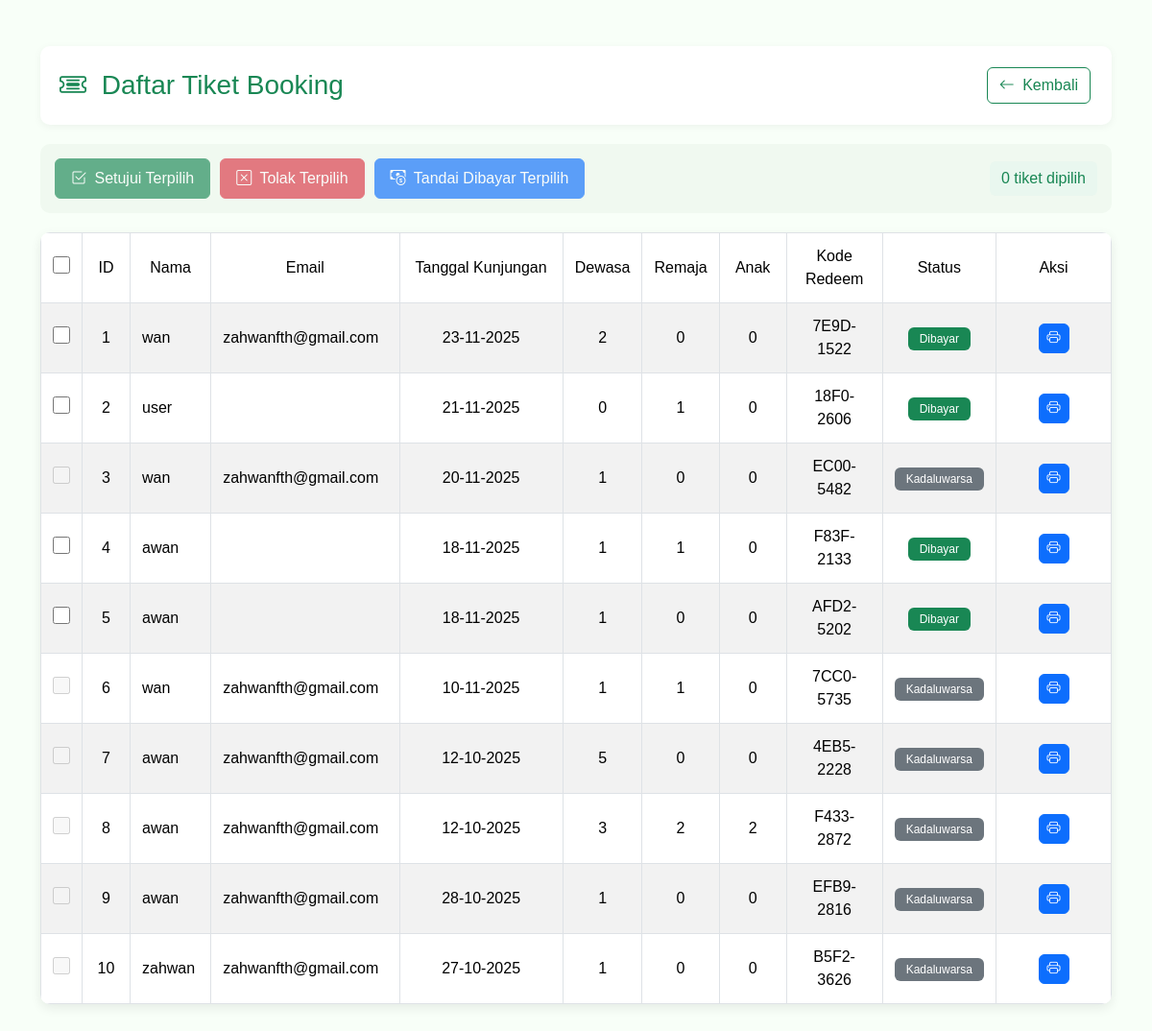
/admin/tiket_list.php (signed in), run on the app's committed database.
### tables this page shows
CREATE TABLE `booking` (
  `id` int NOT NULL,
  `nama_pengunjung` varchar(100) NOT NULL,
  `email` varchar(100) DEFAULT NULL,
  `tanggal_kunjungan` date NOT NULL,
  `jumlah_dewasa` int DEFAULT '0',
  `jumlah_anak` int DEFAULT '0',
  `jumlah_remaja` int DEFAULT '0',
  `total_harga` int NOT NULL,
  `catatan` text,
  `tanggal_booking` timestamp NULL DEFAULT CURRENT_TIMESTAMP,
  `status` varchar(20) NOT NULL DEFAULT 'dibooking',
  `kode_redeem` varchar(20) DEFAULT NULL
);

### admin/tiket_list.php (the view, shortened to what this page needs)
<?php
include "../database/conn.php";
$query = "SELECT * FROM booking ORDER BY tanggal_booking DESC";
$result = $conn->query($query);
?>
<!DOCTYPE html>
<html lang="id">
<head>
    <?php include '../bootstrap.php'; ?>
</head>
<body>
    <div class="container my-5">
        <div class="page-header d-flex justify-content-between align-items-center">
            <h3 class="text-success mb-0"><i class="bi bi-ticket-detailed me-2"></i> Daftar Tiket Booking</h3>
            <a href="dashboard.php" class="btn btn-outline-success btn-action">
                <i class="bi bi-arrow-left me-1"></i> Kembali
            </a>
        </div>
        <form method="POST" action="proses_tiket.php" id="ticketForm">
            <div class="mass-action-bar">
                <button type="submit" name="aksi" value="acc_selected" class="btn btn-success" id="approveSelected"
                    disabled>
                    <i class="bi bi-check2-square me-1"></i> Setujui Terpilih
                </button>
                <button type="submit" name="aksi" value="dec_selected" class="btn btn-danger" id="rejectSelected"
                    disabled>
                    <i class="bi bi-x-square me-1"></i> Tolak Terpilih
                </button>
                <button type="submit" name="aksi" value="paid_selected" class="btn btn-primary" id="paidSelected"
                    disabled>
                    <i class="bi bi-cash-coin me-1"></i> Tandai Dibayar Terpilih
                </button>
                <div class="selected-count" id="selectedCount">0 tiket dipilih</div>
            </div>
            <div class="card">
                <div class="table-responsive">
                    <table class="table table-bordered table-striped align-middle mb-0">
                        <thead>
                            <tr class="text-center">
                                <th width="40px">
                                    <input type="checkbox" id="checkAll" class="custom-checkbox">
                                </th>
                                <th width="50px">ID</th>
                                <th>Nama</th>
                                <th>Email</th>
                                <th>Tanggal Kunjungan</th>
                                <th width="70px">Dewasa</th>
                                <th width="70px">Remaja</th>
                                <th width="70px">Anak</th>
                                <th width="100px">Kode Redeem</th>
                                <th width="100px">Status</th>
                                <th width="120px">Aksi</th>
                            </tr>
                        </thead>
                        <tbody>
                            <?php if ($result && $result->num_rows > 0): ?>
                                <?php $no = 1;  ?>
                                <?php while ($row = $result->fetch_assoc()): ?>
                                    <tr>
                                        <td class="text-center">
                                            <?php $s = $row['status']; $eligible = !in_array($s, ['kadaluwarsa','dibatalkan']); ?>
                                            <input type="checkbox" name="selected_ids[]" value="<?= $row['id']; ?>"
                                                class="ticket-checkbox custom-checkbox <?= $eligible ? 'eligible' : 'ineligible' ?>"
                                                data-status="<?= htmlspecialchars($s) ?>" <?= $eligible ? '' : 'disabled' ?>>
                                        </td>
                                        <td class="text-center"><?= $no++; ?></td>
                                       <td><?= htmlspecialchars($row['nama_pengunjung'] ?? ''); ?></td>
                                        <td><?= htmlspecialchars($row['email'] ?? ''); ?></td>
                                        <td class="text-center"><?= date('d-m-Y', strtotime($row['tanggal_kunjungan'])); ?></td>
                                        <td class="text-center"><?= $row['jumlah_dewasa']; ?></td>
                                        <td class="text-center"><?= $row['jumlah_remaja']; ?></td>
                                        <td class="text-center"><?= $row['jumlah_anak']; ?></td>
                                        <td class="text-center"><?= htmlspecialchars($row['kode_redeem']); ?></td>
                                        <td class="text-center">
                                            <?php
                                            $status = $row['status'];
                                            if ($status === 'dibooking') {
                                                echo "<span class='badge bg-warning text-dark'>Dibooking</span>";
                                            } elseif ($status === 'acc' || $status === 'accepted') {
                                                echo "<span class='badge bg-info text-dark'>Disetujui</span>";
                                            } elseif ($status === 'dibayar') {
                                                echo "<span class='badge bg-success'>Dibayar</span>";
                                            } elseif ($status === 'dec' || $status === 'declined') {
                                                echo "<span class='badge bg-danger'>Ditolak</span>";
                                            } elseif ($status === 'kadaluwarsa') {
                                                echo "<span class='badge bg-secondary'>Kadaluwarsa</span>";
                                            } elseif ($status === 'dibatalkan') {
                                                echo "<span class='badge bg-danger'>Dibatalkan</span>";
                                            }
                                            ?>
                                        </td>
                                        <td class="text-center">
                                            <?php if ($status === 'dibooking'): ?>
                                                <a href="proses_tiket.php?id=<?= $row['id']; ?>&aksi=acc"
                                                    class="btn btn-success btn-sm btn-action" title="Setujui">
                                                    <i class="bi bi-check-circle"></i>
                                                </a>
                                                <a href="proses_tiket.php?id=<?= $row['id']; ?>&aksi=dec"
                                                    class="btn btn-danger btn-sm btn-action" title="Tolak">
                                                    <i class="bi bi-x-circle"></i>
                                                </a>
                                            <?php else: ?>
                                                <a href="print_tiket.php?id=<?= $row['id']; ?>"
                                                    class="btn btn-primary btn-sm btn-action" title="Cetak">
                                                    <i class="bi bi-printer"></i>
                                                </a>
                                            <?php endif; ?>
                                        </td>
                                    </tr>
                                <?php endwhile; ?>
                            <?php endif; ?>
                        </tbody>
                    </table>
                </div>
            </div>
        </form>
    </div>
</body>
</html>

### admin/tiket_list.php (style rules this page uses)
body { background-color: #f8fff8; font-family: 'Poppins', sans-serif; }
.card { border: none; border-radius: 10px; box-shadow: 0 4px 12px rgba(0, 0, 0, 0.08); overflow: hidden; }
table th { background-color: #198754; color: white; padding: 12px; font-weight: 500; }
.btn-action { margin: 2px; border-radius: 6px; transition: all 0.2s; }
.table td, .table th { vertical-align: middle; padding: 12px; }
.badge { padding: 6px 12px; font-weight: 500; border-radius: 6px; }
.mass-action-bar { background-color: #f0f9f0; padding: 15px; border-radius: 10px; margin-bottom: 20px; display: flex; gap: 10px; align-items: center; }
.mass-action-bar .btn { border-radius: 6px; padding: 8px 16px; font-weight: 500; }
.page-header { background-color: white; padding: 20px; border-radius: 10px; margin-bottom: 20px; box-shadow: 0 2px 8px rgba(0, 0, 0, 0.05); }
.custom-checkbox { width: 18px; height: 18px; cursor: pointer; }
.selected-count { background: #e9f7ef; padding: 6px 12px; border-radius: 6px; margin-left: auto; font-weight: 500; color: #198754; }

### data on the page
booking: nama_pengunjung "wan", email "zahwanfth@gmail.com", tanggal_kunjungan "23-11-2025", jumlah_dewasa "2", jumlah_remaja "0", jumlah_anak "0", kode_redeem "7E9D-1522", shows "Dibayar"
booking: nama_pengunjung "user", tanggal_kunjungan "21-11-2025", jumlah_dewasa "0", jumlah_remaja "1", jumlah_anak "0", kode_redeem "18F0-2606", shows "Dibayar"
booking: nama_pengunjung "wan", email "zahwanfth@gmail.com", tanggal_kunjungan "20-11-2025", jumlah_dewasa "1", jumlah_remaja "0", jumlah_anak "0", kode_redeem "EC00-5482", shows "Kadaluwarsa"
booking: nama_pengunjung "awan", tanggal_kunjungan "18-11-2025", jumlah_dewasa "1", jumlah_remaja "1", jumlah_anak "0", kode_redeem "F83F-2133", shows "Dibayar"
booking: nama_pengunjung "awan", tanggal_kunjungan "18-11-2025", jumlah_dewasa "1", jumlah_remaja "0", jumlah_anak "0", kode_redeem "AFD2-5202", shows "Dibayar"
booking: nama_pengunjung "wan", email "zahwanfth@gmail.com", tanggal_kunjungan "10-11-2025", jumlah_dewasa "1", jumlah_remaja "1", jumlah_anak "0", kode_redeem "7CC0-5735", shows "Kadaluwarsa"
booking: nama_pengunjung "awan", email "zahwanfth@gmail.com", tanggal_kunjungan "12-10-2025", jumlah_dewasa "5", jumlah_remaja "0", jumlah_anak "0", kode_redeem "4EB5-2228", shows "Kadaluwarsa"
booking: nama_pengunjung "awan", email "zahwanfth@gmail.com", tanggal_kunjungan "12-10-2025", jumlah_dewasa "3", jumlah_remaja "2", jumlah_anak "2", kode_redeem "F433-2872", shows "Kadaluwarsa"
booking: nama_pengunjung "awan", email "zahwanfth@gmail.com", tanggal_kunjungan "28-10-2025", jumlah_dewasa "1", jumlah_remaja "0", jumlah_anak "0", kode_redeem "EFB9-2816", shows "Kadaluwarsa"
booking: nama_pengunjung "zahwan", email "zahwanfth@gmail.com", tanggal_kunjungan "27-10-2025", jumlah_dewasa "1", jumlah_remaja "0", jumlah_anak "0", kode_redeem "B5F2-3626", shows "Kadaluwarsa"
